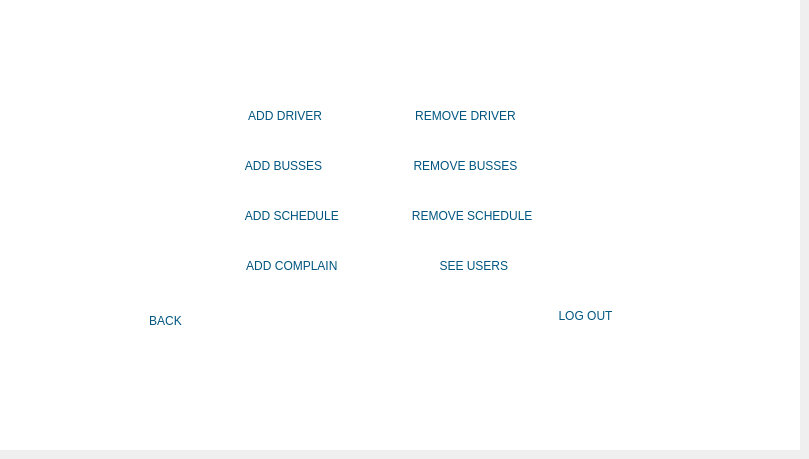
    <widget class="QWidget" name="Sup_menu">
     <widget class="QPushButton" name="pushButton_31">
      <property name="geometry">
       <rect>
        <x>210</x>
        <y>250</y>
        <width>161</width>
        <height>31</height>
       </rect>
      </property>
      <property name="styleSheet">
       <string notr="true">color: rgb(0, 85, 127);
background-color: rgb(255, 255, 255);
font: 700 10pt &quot;Segoe UI&quot;;
border-radius: 7px;</string>
      </property>
      <property name="text">
       <string> ADD COMPLAIN</string>
      </property>
      <property name="icon">
       <iconset resource="IMAGE.qrc">
        <normaloff>:/pic/images/Next.png</normaloff>:/pic/images/Next.png</iconset>
      </property>
     </widget>
     <widget class="QPushButton" name="pushButton_27">
      <property name="geometry">
       <rect>
        <x>390</x>
        <y>150</y>
        <width>161</width>
        <height>31</height>
       </rect>
      </property>
      <property name="styleSheet">
       <string notr="true">color: rgb(0, 85, 127);
background-color: rgb(255, 255, 255);
font: 700 10pt &quot;Segoe UI&quot;;
border-radius: 7px;</string>
      </property>
      <property name="text">
       <string> REMOVE BUSSES    </string>
      </property>
      <property name="icon">
       <iconset resource="IMAGE.qrc">
        <normaloff>:/pic/images/remove.png</normaloff>:/pic/images/remove.png</iconset>
      </property>
     </widget>
     <widget class="QPushButton" name="pushButton_28">
      <property name="geometry">
       <rect>
        <x>210</x>
        <y>100</y>
        <width>161</width>
        <height>31</height>
       </rect>
      </property>
      <property name="styleSheet">
       <string notr="true">color: rgb(0, 85, 127);
background-color: rgb(255, 255, 255);
font: 700 10pt &quot;Segoe UI&quot;;
border-radius: 7px;</string>
      </property>
      <property name="text">
       <string> ADD DRIVER    </string>
      </property>
      <property name="icon">
       <iconset resource="IMAGE.qrc">
        <normaloff>:/pic/images/Next.png</normaloff>:/pic/images/Next.png</iconset>
      </property>
     </widget>
     <widget class="QPushButton" name="pushButton_32">
      <property name="geometry">
       <rect>
        <x>390</x>
        <y>100</y>
        <width>161</width>
        <height>31</height>
       </rect>
      </property>
      <property name="styleSheet">
       <string notr="true">color: rgb(0, 85, 127);
background-color: rgb(255, 255, 255);
font: 700 10pt &quot;Segoe UI&quot;;
border-radius: 7px;</string>
      </property>
      <property name="text">
       <string> REMOVE DRIVER    </string>
      </property>
      <property name="icon">
       <iconset resource="IMAGE.qrc">
        <normaloff>:/pic/images/remove.png</normaloff>:/pic/images/remove.png</iconset>
      </property>
     </widget>
     <widget class="QPushButton" name="pushButton_33">
      <property name="geometry">
       <rect>
        <x>210</x>
        <y>200</y>
        <width>161</width>
        <height>31</height>
       </rect>
      </property>
      <property name="styleSheet">
       <string notr="true">color: rgb(0, 85, 127);
background-color: rgb(255, 255, 255);
font: 700 10pt &quot;Segoe UI&quot;;
border-radius: 7px;</string>
      </property>
      <property name="text">
       <string> ADD SCHEDULE</string>
      </property>
      <property name="icon">
       <iconset resource="IMAGE.qrc">
        <normaloff>:/pic/images/Next.png</normaloff>:/pic/images/Next.png</iconset>
      </property>
     </widget>
     <widget class="QPushButton" name="pushButton_20">
      <property name="geometry">
       <rect>
        <x>130</x>
        <y>310</y>
        <width>71</width>
        <height>21</height>
       </rect>
      </property>
      <property name="styleSheet">
       <string notr="true">color: rgb(0, 85, 127);
background-color: rgb(255, 255, 255);
font: 700 10pt &quot;Segoe UI&quot;;
border-radius: 7px;</string>
      </property>
      <property name="text">
       <string>BACK</string>
      </property>
      <property name="icon">
       <iconset resource="IMAGE.qrc">
        <normaloff>:/pic/images/back.png</normaloff>:/pic/images/back.png</iconset>
      </property>
     </widget>
     <widget class="QPushButton" name="pushButton_34">
      <property name="geometry">
       <rect>
        <x>390</x>
        <y>200</y>
        <width>161</width>
        <height>31</height>
       </rect>
      </property>
      <property name="styleSheet">
       <string notr="true">color: rgb(0, 85, 127);
background-color: rgb(255, 255, 255);
font: 700 10pt &quot;Segoe UI&quot;;
border-radius: 7px;</string>
      </property>
      <property name="text">
       <string> REMOVE SCHEDULE</string>
      </property>
      <property name="icon">
       <iconset resource="IMAGE.qrc">
        <normaloff>:/pic/images/remove.png</normaloff>:/pic/images/remove.png</iconset>
      </property>
     </widget>
     <widget class="QPushButton" name="pushButton_36">
      <property name="geometry">
       <rect>
        <x>210</x>
        <y>150</y>
        <width>161</width>
        <height>31</height>
       </rect>
      </property>
      <property name="styleSheet">
       <string notr="true">color: rgb(0, 85, 127);
background-color: rgb(255, 255, 255);
font: 700 10pt &quot;Segoe UI&quot;;
border-radius: 7px;</string>
      </property>
      <property name="text">
       <string> ADD BUSSES     </string>
      </property>
      <property name="icon">
       <iconset resource="IMAGE.qrc">
        <normaloff>:/pic/images/Next.png</normaloff>:/pic/images/Next.png</iconset>
      </property>
     </widget>
     <widget class="QLabel" name="label_20">
      <property name="geometry">
       <rect>
        <x>0</x>
        <y>0</y>
        <width>800</width>
        <height>450</height>
       </rect>
      </property>
      <property name="styleSheet">
       <string notr="true">font: 16pt &quot;Segoe UI&quot;;
background-color: rgb(255, 255, 255);
text-decoration: underline;</string>
      </property>
      <property name="text">
       <string/>
      </property>
      <property name="pixmap">
       <pixmap resource="IMAGE.qrc">:/pic/images/Sup Menu.png</pixmap>
      </property>
      <property name="scaledContents">
       <bool>true</bool>
      </property>
     </widget>
     <widget class="QPushButton" name="pushButton_40">
      <property name="geometry">
       <rect>
        <x>390</x>
        <y>250</y>
        <width>161</width>
        <height>31</height>
       </rect>
      </property>
      <property name="styleSheet">
       <string notr="true">color: rgb(0, 85, 127);
background-color: rgb(255, 255, 255);
font: 700 10pt &quot;Segoe UI&quot;;
border-radius: 7px;</string>
      </property>
      <property name="text">
       <string>  SEE USERS</string>
      </property>
      <property name="icon">
       <iconset resource="IMAGE.qrc">
        <normaloff>:/pic/images/loading.png</normaloff>:/pic/images/loading.png</iconset>
      </property>
     </widget>
     <widget class="QPushButton" name="pushButton_37">
      <property name="geometry">
       <rect>
        <x>540</x>
        <y>300</y>
        <width>91</width>
        <height>31</height>
       </rect>
      </property>
      <property name="styleSheet">
       <string notr="true">color: rgb(0, 85, 127);
background-color: rgb(255, 255, 255);
font: 700 10pt &quot;Segoe UI&quot;;
border-radius: 7px;</string>
      </property>
      <property name="text">
       <string>LOG OUT</string>
      </property>
      <property name="icon">
       <iconset resource="IMAGE.qrc">
        <normaloff>:/pic/images/OK.png</normaloff>:/pic/images/OK.png</iconset>
      </property>
     </widget>
     <zorder>label_20</zorder>
     <zorder>pushButton_31</zorder>
     <zorder>pushButton_27</zorder>
     <zorder>pushButton_28</zorder>
     <zorder>pushButton_32</zorder>
     <zorder>pushButton_33</zorder>
     <zorder>pushButton_20</zorder>
     <zorder>pushButton_34</zorder>
     <zorder>pushButton_36</zorder>
     <zorder>pushButton_40</zorder>
     <zorder>pushButton_37</zorder>
    </widget>
